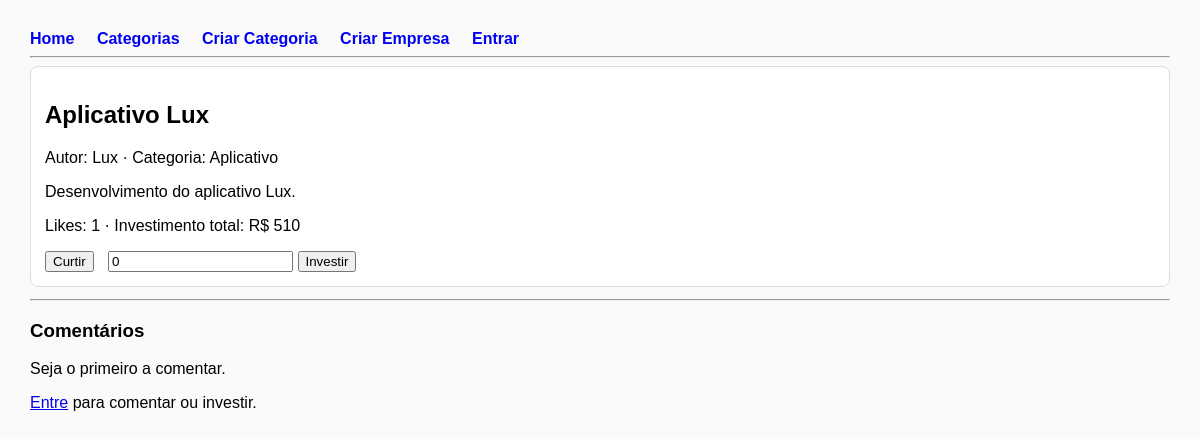
/post/6, run on the app's committed database.
### app.py (models this page shows)
class Post(db.Model):
    id = db.Column(db.Integer, primary_key=True)
    title = db.Column(db.String(200), nullable=False)
    content = db.Column(db.Text)
    created_at = db.Column(db.DateTime, default=datetime.utcnow)
    likes = db.Column(db.Integer, default=0)
    investment = db.Column(db.Integer, default=0)
    score = db.Column(db.Float, default=0)
    company_id = db.Column(db.Integer, db.ForeignKey("company.id"), nullable=False)
    category_id = db.Column(db.Integer, db.ForeignKey("category.id", ondelete="CASCADE"), nullable=False)
    comments = db.relationship("Comment", backref="post", lazy=True, cascade="all, delete-orphan")
    investment_history = db.relationship("InvestmentHistory", backref="post", lazy=True, cascade="all, delete-orphan")
    company = db.relationship("Company", backref="posts")
    category = db.relationship("Category", backref="posts")

class Company(db.Model):
    id = db.Column(db.Integer, primary_key=True)
    name = db.Column(db.String(140), nullable=False, unique=True)
    bio = db.Column(db.Text)
    website = db.Column(db.String(250))
    password = db.Column(db.String(200), nullable=False)
    created_at = db.Column(db.DateTime, default=datetime.utcnow)
    category_id = db.Column(db.Integer, db.ForeignKey("category.id"), nullable=True)
    comments = db.relationship("Comment", backref="author", lazy=True)
    investments_made = db.relationship("InvestmentHistory", backref="investor", lazy=True, foreign_keys='InvestmentHistory.company_id')
    messages_sent = db.relationship("Message", backref="sender", lazy=True, foreign_keys='Message.sender_id')
    messages_received = db.relationship("Message", backref="receiver", lazy=True, foreign_keys='Message.receiver_id')

class Category(db.Model):
    id = db.Column(db.Integer, primary_key=True)
    name = db.Column(db.String(120), unique=True, nullable=False)
    description = db.Column(db.String(300))
    created_at = db.Column(db.DateTime, default=datetime.utcnow)
    companies = db.relationship("Company", backref="category", lazy=True)

### app.py (the view, shortened to what this page needs)
@app.route("/post/<int:post_id>", methods=["GET", "POST"])
def post_view(post_id):
    post = Post.query.get_or_404(post_id)
    likes_count = PostLike.query.filter_by(post_id=post.id).count()
    investment_total = db.session.query(db.func.sum(InvestmentHistory.amount)).filter_by(post_id=post.id).scalar() or 0
    return render_template("post_view.html", post=post, likes_count=likes_count, investment_total=investment_total)

### templates/post_view.html (shortened to what this page needs)
{% extends "base.html" %}
{% block content %}
<div class="card">
  <h2>{{ post.title }}</h2>
  <p>Autor: {{ post.company.name }} · Categoria: {{ post.category.name }}</p>
  <p>{{ post.content }}</p>
  <p>Likes: {{ likes_count }} · Investimento total: R$ {{ investment_total }}</p>
  <form method="POST" style="display:inline">
    <button type="submit" name="like" value="1">Curtir</button>
  </form>
  <form method="POST" style="display:inline; margin-left:10px">
    <input name="invest" type="number" min="0" value="0">
    <button type="submit" name="invest" value="1">Investir</button>
  </form>
</div>
<hr>
<h3>Comentários</h3>
{% for c in post.comments %}
  <div class="card">
    <p><strong>{{ c.author.name }}</strong> · {{ c.created_at.strftime('%d/%m/%Y %H:%M') }}</p>
    <p>{{ c.content }}</p>
    {% if c.company_id == session.get('company_id') %}
      <form action="{{ url_for('delete_comment', comment_id=c.id) }}" method="POST" style="display:inline;">
        <button type="submit" style="background:red; color:white; cursor:pointer;">Apagar</button>
      </form>
    {% endif %}
  </div>
{% else %}
  <p>Seja o primeiro a comentar.</p>
{% endfor %}
{% if session.get("company_id") %}
  <h4>Adicionar comentário</h4>
  <form method="POST">
    <textarea name="comment" rows="3" required></textarea><br>
    <button type="submit">Comentar</button>
  </form>
{% else %}
  <p><a href="/login">Entre</a> para comentar ou investir.</p>
{% endif %}
{% endblock %}

### templates/base.html (style rules this page uses)
body { font-family: Arial, sans-serif; margin: 30px; background:#fafafa }
.card { background:#fff; padding:14px; border-radius:8px; border:1px solid #ddd; margin-bottom:12px }

### data on the page
Post: title "Aplicativo Lux", content "Desenvolvimento do aplicativo Lux."
Company: company.name "Lux"
Category: category.name "Aplicativo"

### other printed values
{{ likes_count }} "1"
{{ investment_total }} "510"
